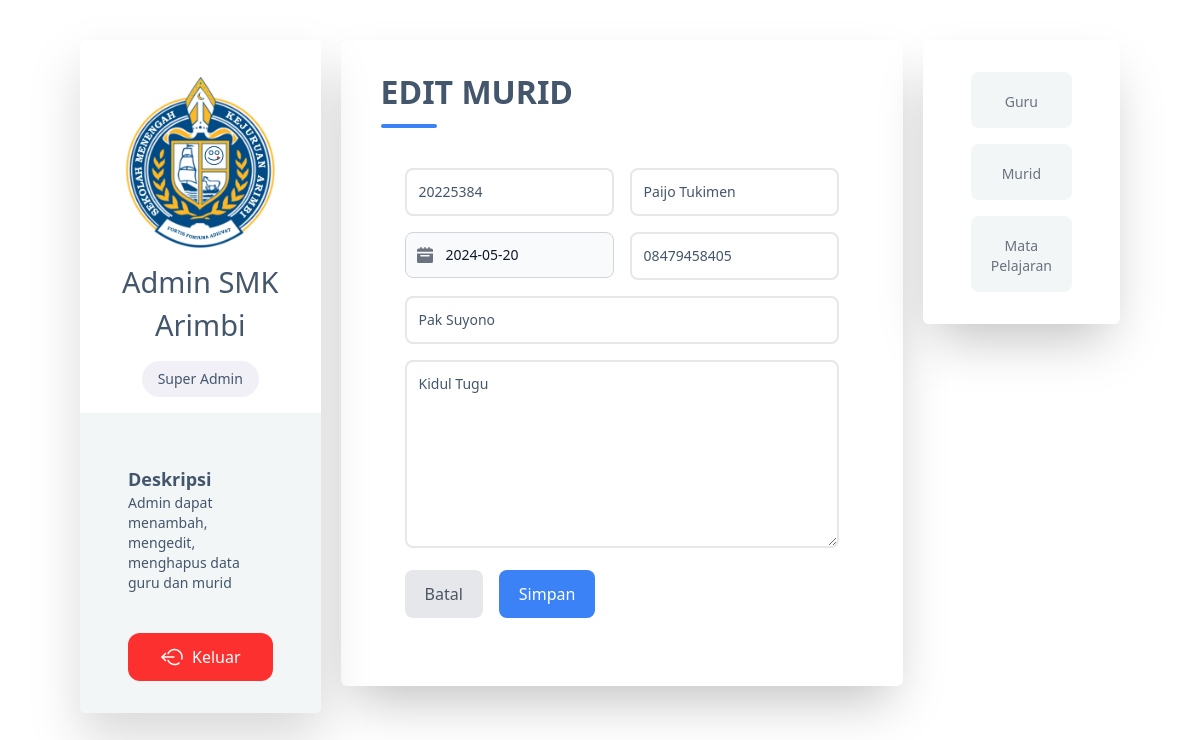
Page /dashboard/admin/edit/murid.php?nis=20225384 (signed in) on the committed database.
### tables this page shows
CREATE TABLE `tbmurid` (
  `nis` varchar(11) NOT NULL,
  `nama` varchar(255) NOT NULL,
  `tanggal_lahir` date NOT NULL,
  `alamat` varchar(255) NOT NULL,
  `nama_ortu` varchar(255) NOT NULL,
  `no_telepon` varchar(255) NOT NULL,
  `password` varchar(255) NOT NULL
);

### dashboard/admin/edit/murid.php (the view, shortened to what this page needs)
<?php
require_once "../../../config/connect.php";
$nis = $nama = $no_telp = $nama_ortu = $alamat = $password = "";
$tgl_lahir = 0;
$nis_err = $nama_err = $tgl_lahir_err = $no_telp_err = $nama_ortu_err = $alamat_err = $password_err = "";
if (isset($_POST["nis"]) && !empty($_POST["nis"])) {
    $get_nis = $_POST["nis"];
    $input_nis = trim($_POST["nis"]);
    if (empty($input_nis)) {
        $nis_err = "Mohon masukkan nis.";
    } else {
        $nis = $input_nis;
    }
    $input_nama = trim($_POST["nama"]);
    if (empty($input_nama)) {
        $nama_err = "Mohon masukkan nama.";
    } else {
        $nama = $input_nama;
    }
    $input_tglLahir = trim($_POST["tanggal_lahir"]);
    if (empty($input_tglLahir)) {
        $tgl_lahir_err = "Mohon masukkan tanggal lahir.";
    } else {
        $tgl_lahir = $input_tglLahir;
    }
    $input_noTelp = trim($_POST["no_telepon"]);
    if (empty($input_noTelp)) {
        $no_telp_err = "Mohon masukkan nomor telepon.";
    } else {
        $no_telp = $input_noTelp;
    }
    $input_namaOrtu = trim($_POST["nama_ortu"]);
    if (empty($input_namaOrtu)) {
        $nama_ortu_err = "Mohon masukkan nama orang tua.";
    } else {
        $nama_ortu = $input_namaOrtu;
    }
    $input_alamat = trim($_POST["alamat"]);
    if (empty($input_alamat)) {
        $alamat_err = "Mohon masukkan alamat.";
    } else {
        $alamat = $input_alamat;
    }
    if (empty($nis_err) && empty($nama_err) && empty($tgl_lahir_err) && empty($no_telp_err) && empty($nama_ortu_err) && empty($alamat_err)) {
        $sql = "UPDATE tbmurid SET nis=:nis, nama=:nama, tanggal_lahir=:tanggal_lahir, alamat=:alamat, nama_ortu=:nama_ortu, no_telepon=:no_telepon WHERE nis=:nis";
        if ($stmt = $conn->prepare($sql)) {
            $stmt->bindParam(":nis", $param_nis);
            $stmt->bindParam(":nama", $param_nama);
            $stmt->bindParam(":tanggal_lahir", $param_tgl_lahir);
            $stmt->bindParam(":no_telepon", $param_no_telp);
            $stmt->bindParam(":nama_ortu", $param_nama_ortu);
            $stmt->bindParam(":alamat", $param_alamat);
            $param_nis = $nis;
            $param_nama = $nama;
            $param_tgl_lahir = $tgl_lahir;
            $param_no_telp = $no_telp;
            $param_nama_ortu = $nama_ortu;
            $param_alamat = $alamat;
            if ($stmt->execute()) {
                header("location: ../list-murid.php");
                exit();
            } else {
                echo "Ups! Ada yang salah. Silakan coba lagi nanti";
            }
        }
        unset($stmt);
    }
    unset($conn);
} else {
    if (isset($_GET["nis"]) && !empty(trim($_GET["nis"]))) {
        $sql = "SELECT nis, nama, tanggal_lahir, alamat, nama_ortu, no_telepon FROM tbmurid WHERE nis = :nis";
        if ($stmt = $conn->prepare($sql)) {
            $stmt->bindParam(":nis", $param_nis);
            if ($stmt->execute()) {
                if ($stmt->rowCount() == 1) {
                    $row = $stmt->fetch(PDO::FETCH_ASSOC);
                    $nis = $row["nis"];
                    $nama = $row["nama"];
                    $tgl_lahir = $row["tanggal_lahir"];
                    $alamat = $row["alamat"];
                    $nama_ortu = $row["nama_ortu"];
                    $no_telp = $row["no_telepon"];
                } else {
                    echo ("gagal error");
                    exit();
                }
            } else {
                echo "Ups! Ada yang salah. Silakan coba lagi nanti";
            }
        }
    } else {
        echo ("gagal error");
        exit();
    }
}
?>
<!DOCTYPE html>
<html lang="en">
<head>
    <script src="https://cdn.tailwindcss.com"></script>
</head>
<body>
    <main class="text-[#44566C]">
        <div class="flex-row lg:flex mt-10 mb-20 mx-4 lg:mx-20 gap-5">
            <div class="bg-white w-full lg:w-[40%] h-fit rounded-md drop-shadow-2xl mb-10 lg:mb-0">
                <div class="flex flex-col items-center justify-center pt-8">
                    <img class="w-40 bg-white rounded-3xl object-cover" alt="" src="../../../assets/logo.png" />
                    <p class="text-[29px] mb-[14px] mt-2 text-center">
                        Admin SMK Arimbi
                    </p>
                    <div class="bg-[#F0F0F6] py-2 px-4 rounded-full w-fit text-sm mb-4">
                        Super Admin
                    </div>
                </div>
                <div class="bg-[#F3F6F6] flex flex-col justify-center px-12 py-8 rounded-b-md">
                    <div class="mt-5">
                        <span class="capitalize font-semibold text-lg">
                            Deskripsi
                        </span>
                        <p class="text-sm">
                            Admin dapat menambah, mengedit, menghapus data guru dan murid
                        </p>
                    </div>
                    <a href="../../../logout.php"
                        class="bg-[#fd3030] rounded-xl text-white px-8 py-3 mt-10 w-full text-center hover:shadow-xl hover:shadow-[#fd30306a] transition hover:duration-500 cursor-pointer flex items-center justify-center gap-x-2">
                        <span>Keluar</span>
                    </a>
                </div>
            </div>
            <div class="bg-white w-full h-max rounded-md shadow-2xl py-7">
                <div class="relative w-max pb-3 ml-4 lg:mx-10">
                    <div class="absolute border-b-4 border-blue-500 bottom-0 left-0 w-14 rounded-full"></div>
                    <h2 class="font-semibold text-[2rem] uppercase">edit murid</h2>
                </div>
                <div class="container mx-auto px-4 sm:px-8">
                    <div class="mx-auto max-w-screen-xl px-4 py-10 sm:px-6 lg:px-8">
                        <form action="<?php echo htmlspecialchars(basename($_SERVER['REQUEST_URI'])); ?>" method="post"
                            class="space-y-4">
                            <div class="grid grid-cols-1 gap-4 sm:grid-cols-2">
                                <div>
                                    <input class="w-full rounded-lg border-2 border-gray-200 p-3 text-sm"
                                        placeholder="NIS" type="text" name="nis" value="<?php echo $nis; ?>" />
                                </div>
                                <div>
                                    <input class="w-full rounded-lg border-2 border-gray-200 p-3 text-sm"
                                        placeholder="Nama" type="text" name="nama" value="<?php echo $nama; ?>" />
                                </div>
                            </div>
                            <div class="grid grid-cols-1 gap-4 sm:grid-cols-2">
                                <div>
                                    <div class="relative max-w-sm">
                                        <div
                                            class="absolute inset-y-0 start-0 flex items-center ps-3 pointer-events-none">
                                        </div>
                                        <input datepicker datepicker-format="yyyy-mm-dd" type="text"
                                            class="bg-gray-50 border border-gray-300 text-gray-900 text-sm rounded-lg focus:ring-blue-500 focus:border-blue-500 block w-full ps-10 p-3"
                                            placeholder="Tanggal Lahir" name="tanggal_lahir"
                                            value="<?php echo $tgl_lahir; ?>">
                                    </div>
                                </div>
                                <div>
                                    <input class="w-full rounded-lg border-2 border-gray-200 p-3 text-sm"
                                        placeholder="No Telp" type="text" name="no_telepon"
                                        value="<?php echo $no_telp; ?>" />
                                </div>
                            </div>
                            <div>
                                <input class="w-full rounded-lg border-2 border-gray-200 p-3 text-sm"
                                    placeholder="Nama Orang Tua" type="text" name="nama_ortu"
                                    value="<?php echo $nama_ortu; ?>" />
                            </div>
                            <div>
                                <textarea class="w-full rounded-lg border-2 border-gray-200 p-3 text-sm"
                                    placeholder="Alamat" rows="8" name="alamat"><?php echo $alamat; ?></textarea>
                            </div>
                            <div class="mt-4 flex items-center gap-x-4">
                                <a href="../list-murid.php"
                                    class="inline-block w-full rounded-lg bg-gray-200 px-5 py-3 font-medium text-gray-600 sm:w-auto text-center">
                                    Batal
                                </a>
                                <button type="submit"
                                    class="inline-block w-full rounded-lg bg-blue-500 px-5 py-3 font-medium text-white sm:w-auto">
                                    Simpan
                                </button>
                            </div>
                        </form>
                    </div>
                </div>
            </div>
            <div class="bg-white w-full lg:w-fit h-fit rounded-md shadow-2xl hidden lg:block">
                <div class="flex flex-col justify-center px-12 py-8 gap-y-4">
                    <a href="../list-guru.php"
                        class="rounded-lg px-5 py-4 w-full transition hover:duration-700 hover:bg-blue-500
                                        hover:text-white flex flex-col items-center cursor-pointer bg-[#F3F6F6] text-gray-500">
                        <span class=" text-sm font-medium mt-1 capitalize">guru</span>
                    </a>
                    <a href="../list-murid.php"
                        class="rounded-lg px-5 py-4 w-full transition hover:duration-700 hover:bg-blue-500
                                        hover:text-white flex flex-col items-center cursor-pointer bg-[#F3F6F6] text-gray-500">
                        <span class=" text-sm font-medium mt-1 capitalize">murid</span>
                    </a>
                    <a href="../list-mapel.php"
                        class="rounded-lg px-5 py-4 w-full transition hover:duration-700 hover:bg-blue-500
                                        hover:text-white flex flex-col items-center cursor-pointer bg-[#F3F6F6] text-gray-500 text-center">
                        <span class=" text-sm font-medium mt-1 capitalize">mata pelajaran</span>
                    </a>
                </div>
            </div>
        </div>
    </main>
</body>
</html>

### rows in the picture
tbmurid: nis "20225384", nama "Paijo Tukimen", tanggal_lahir "2024-05-20", no_telepon "08479458405", nama_ortu "Pak Suyono", alamat "Kidul Tugu"
